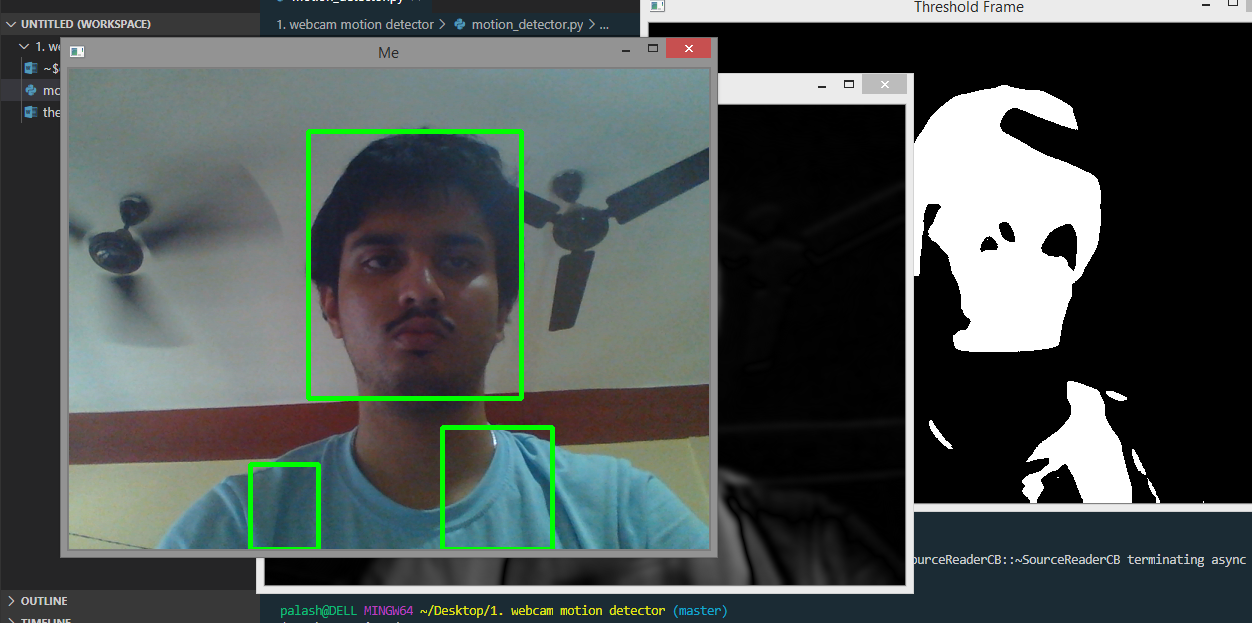
#> input picture Example.PNG, 1252 x 623 px, given in place of the camera
$ python motion_detector.py
#> lines starting #> are read from the running program, lines starting #| are printed output that depends on the picture
#use Spacebar,Esc to close
import cv2,time
from datetime import datetime
import pandas


first_frame=None                 #for black part,Motion = difference in current frame and first frame
status_times=[None,None]          #to store motion in and out,None as want status_list[-2] initially
times=[]                         #times when status changes
df=pandas.DataFrame(columns=["Start","End"])        #for storing timings and generating graphs

face_cascade=cv2.CascadeClassifier("haarcascade_frontalface_default.xml")
video=cv2.VideoCapture(0)

while True:
    isWorking,frame=video.read()
#> frame is the input picture: shape (623, 1252, 3); mean B, G, R 81.2, 83.1, 75.6
    status=0  #if object in frame status=0 else 1
    gray=cv2.cvtColor(frame,cv2.COLOR_BGR2GRAY)
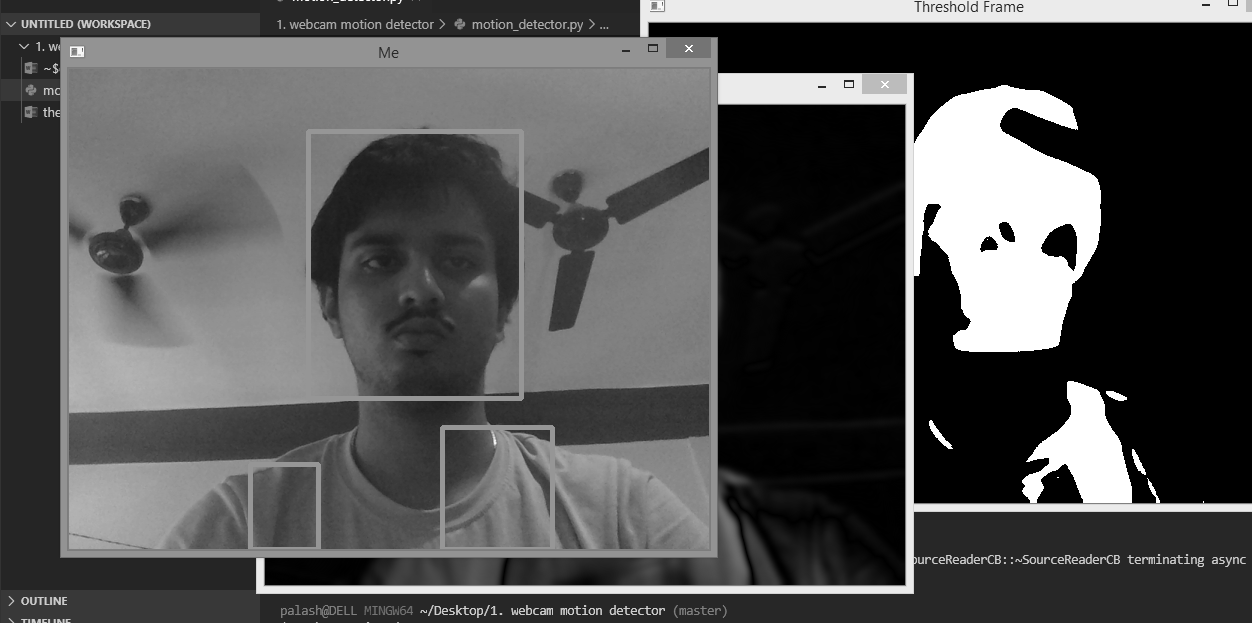
#> gray: shape (623, 1252); min 0, max 255, mean 80.6
    gray=cv2.GaussianBlur(gray,(21,21),0) 	       #blur remove noise, (21,21)->width and height of gussian curve ,0->std deviation
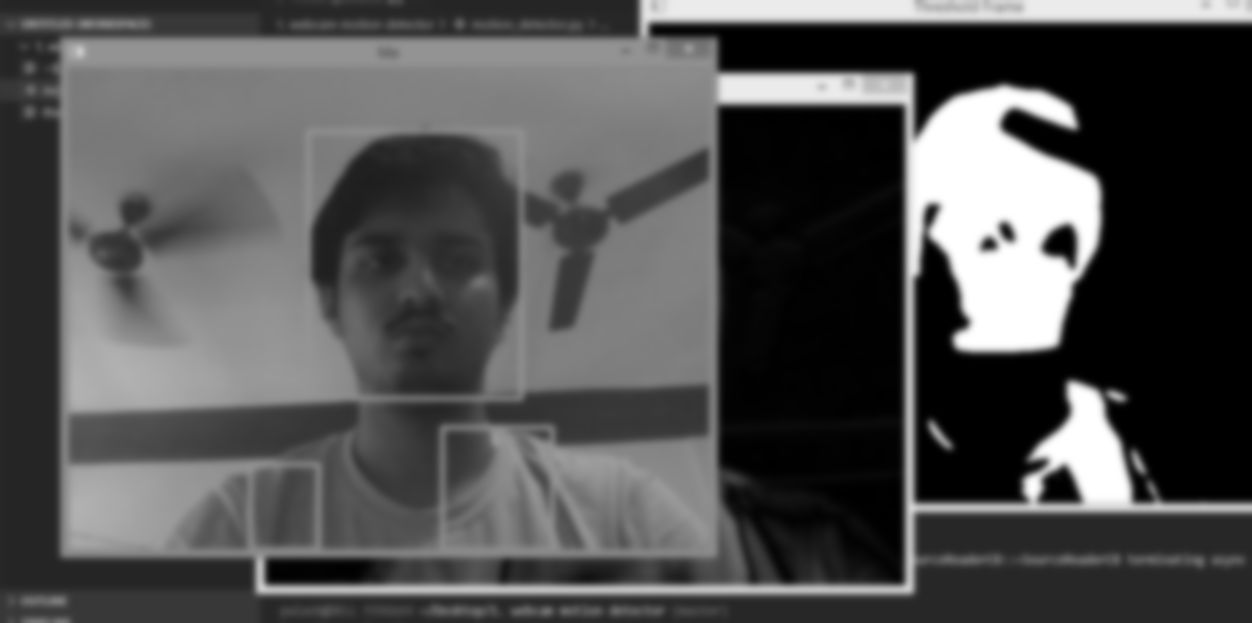
#> gray: shape (623, 1252); min 0, max 255, mean 80.6

    if first_frame is None:     #for first frame
        first_frame=gray
        continue        #so not run down code

    difference=cv2.absdiff(first_frame,gray)
    thresh_frame=cv2.threshold(difference,30,255,cv2.THRESH_BINARY)[1]        #if difference is 30 or more,255 put white
    thresh_frame-cv2.dilate(thresh_frame,None,iterations=10)  #to smooth the image, more iteration more smooth white area


    faces=face_cascade.detectMultiScale(gray,scaleFactor=1.05,minNeighbors=5)  #minNeighbors ideal value 5 to check how many near neighbour.
    for x,y,w,h in faces:
        frame=cv2.rectangle(frame,(x,y),(x+w,y+h),(0,255,0),3)  #(start cordinate),(end cordinate),(color of line),(width of rectangle)


  # find conters
    (contours,_)=cv2.findContours(thresh_frame.copy(),cv2.RETR_EXTERNAL,cv2.CHAIN_APPROX_SIMPLE)   #retr external gives external counters.(boundary points)
    #white area with area less than 1000 are not human or animal so ignore them
    #for motion detecting on the gray frame
    for contour in contours:
        if cv2.contourArea(contour)<1000:
            continue
        status=1   #when find frame of white color with more size status=1
        (x,y,w,h)=cv2.boundingRect(contour)
        cv2.rectangle(gray,(x,y),(x+w,y+h),(0,255,0),3)  #for contor of area>1000 show green boundary

    status_times.append(status)
    status_times=status_times[-2:]


    #check if status has change in 2 consecutive frame
    if status_times[-1]==1 and status_times[-2]==0:    #last 2 status are different store times
        times.append(datetime.now())
    if status_times[-1]==0 and status_times[-2]==1:    #last 2 status are different store times
        times.append(datetime.now())


#to show videos(frames)
    cv2.imshow("Capturing motion",gray)
    cv2.imshow("Capturing",frame)
    cv2.imshow("Threshold Frame",thresh_frame)


#code to stop detection when esc or spacebar is pressed
    key=cv2.waitKey(1)
    if(key==27 or key==32 or key==ord("\n")):
        if(status==1):
            times.append(datetime.now())
        break


for i in range(0,len(times),2):       #using pandas for data handling
    df=df.append({"Start":times[i],"End":times[i+1]},ignore_index=True)
#> this loop made 0 passes

df.to_csv("Times.csv")               #can view csv in excel for data viewing

print(times)
video.release()
cv2.destroyAllWindows()
